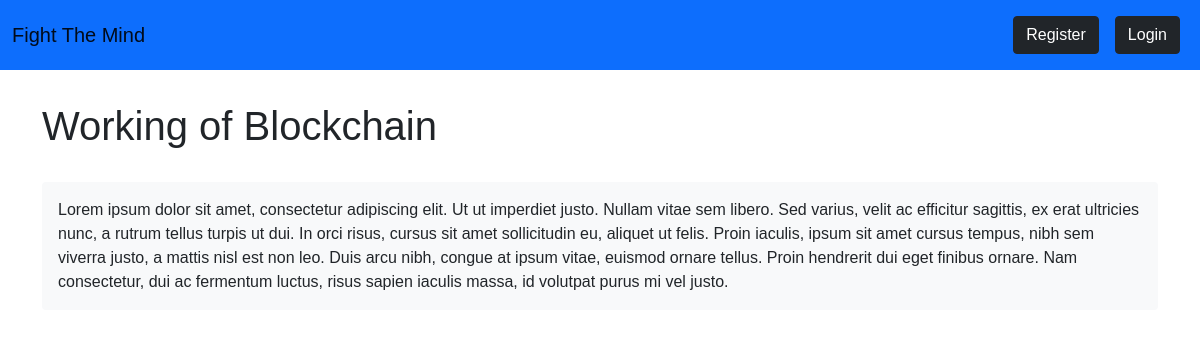
Screenshot of /article/8 with the database file from the repository.
### picblog/models.py (models this page shows, shortened)
class Post(models.Model):
    title= models.CharField(max_length=255)
    body = models.TextField()

### picblog/views.py (the view)
# urls.py: path('article/<int:pk>',PostDetailView.as_view(),name="post"),
class PostDetailView(DetailView):
    model=Post
    template_name='post.html'

### picblog/templates/post.html
{% extends "base.html" %} {% block content %}
<h1 style="margin-top: 2rem">{{post.title}}</h1>
<body>
	<div class="bg-light p-3 rounded" style="margin-top: 2rem">{{post.body}}</div>
</body>
{% endblock %}

### picblog/templates/base.html (style rules this page uses)
* { font-family: sans-serif; }

### rows the page displays
Post: title "Working of Blockchain", body "Lorem ipsum dolor sit amet, consectetur adipiscing elit. Ut ut imperdiet justo. Nullam vitae sem libero. Sed varius, velit ac efficitur sagittis, ex erat ultricies nunc, a rutrum tellus turpis ut dui. In orci risus, cursus sit amet sollicitudin eu, aliquet ut felis. Proin iaculis, ipsum sit amet cursus tempus, nibh sem viverra justo, a mattis nisl est non leo. Duis arcu nibh, congue at ipsum vitae, euismod ornare tellus. Proin hendrerit dui eget finibus ornare. Nam consectetur, dui ac fermentum luctus, risus sapien iaculis massa, id volutpat purus mi vel justo."
